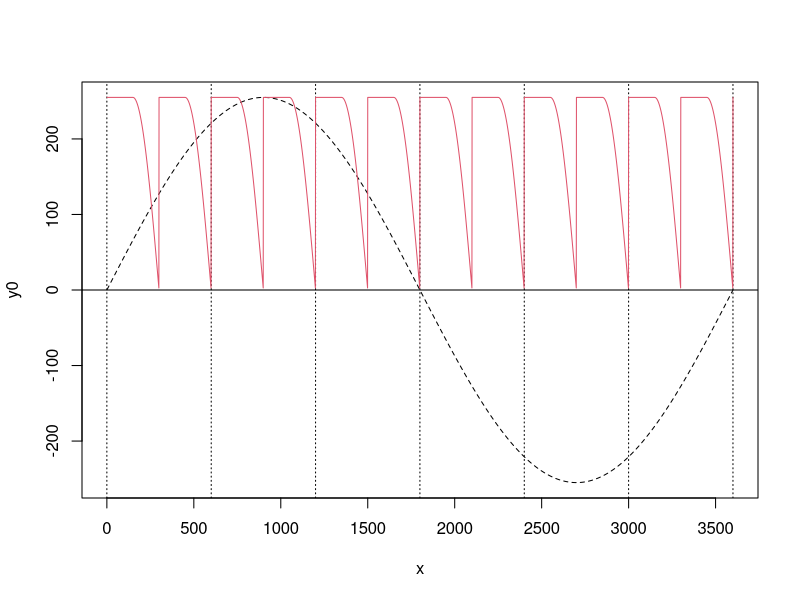
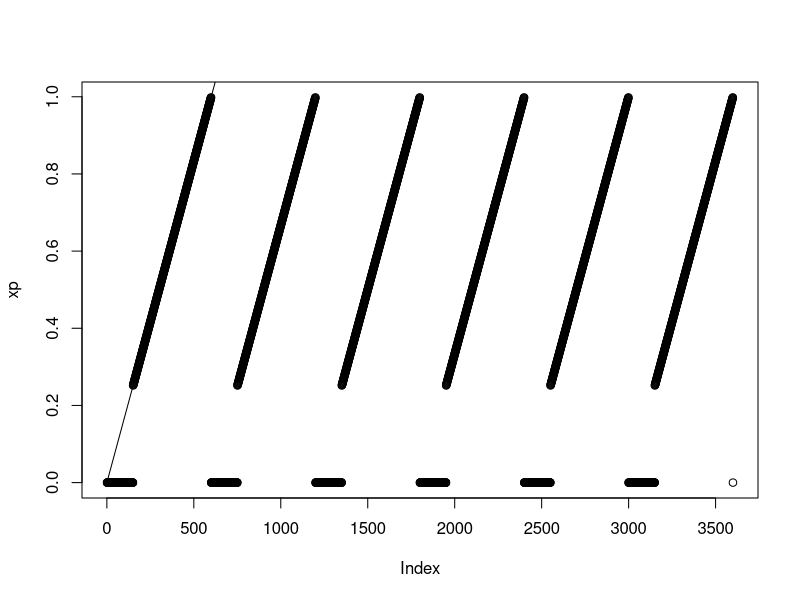

The R source for these figures, in order:
offset <- 0
amp <- 255
x <- 1:3600



pwm <- function(amp,
                offset,
                period){#
y <- amp*sin((x-offset)/period*2*pi)
y0 <- amp*sin(x/3600*2*pi)
  
xp <- (x/(period/2))-floor(x/(period/2))
y <- ifelse(xp <= 0.5,amp,y)
y <- ifelse(y < 0,-y,y)


plot(x,y0,type="l",lty=2)
abline(h=0)
abline(v=0:6*600,lty=3)
lines(x,y,col=2)
#lines(rep((0:6*600),each=3),rep(c(NA,-amp,amp),7))
}
pwm(255,0,60*10)
x <- 1:3600
p <- 600
xp <- (x/p)-floor(x/p)
xp <- ifelse(xp <= 0.25,0,xp)
plot(xp)
lines(x/p)
